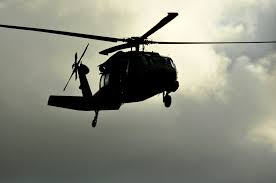
#> input picture pythonProject2/thresholding/images.jpeg, 276 x 183 px
$ python thresholding.py
#> lines starting #> are read from the running program, lines starting #| are printed output that depends on the picture; after the words box and inside, x2 and y2 are one past the last pixel; in counts of white or black regions, pixels touching at a corner belong together
#Giriş olarak verilen görüntüyü ikili görüntüye çevirmek için kullanılan bir yöntemdir.
# İkili görüntü (binary), görüntünün siyah ve beyaz olarak tanımlanmasıdır.
# Morfolojik operatörler gibi görüntü üzerindeki gürültüleri azaltmak veya nesne belirlemek gibi farklı amaçlar için kullanılır.
import cv2
import numpy as np
from matplotlib import pyplot as plt

img = cv2.imread("images.jpeg",0)
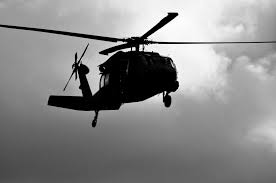
#> img: shape (183, 276); min 0, max 255, mean 136.9
ret,th1 = cv2.threshold(img,150,200,cv2.THRESH_BINARY)
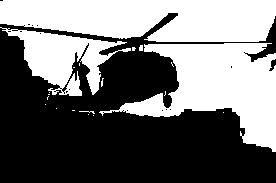
#> th1: shape (183, 276); values 0 (black) and 200 (white), 44.7% white; 20 white regions (16 under 20 px), largest, box (x1, y1, x2, y2) and area: (0, 0, 276, 42) 9746, (99, 43, 276, 152) 8895, (0, 27, 131, 96) 3819, (139, 45, 143, 51) 22
#THRESH_BINARY
#Kaynak olarak alınan görüntü üzerindeki piksel,esikDegeri olarak verilen değerden büyükse maksDeger olarak verilen parametre değerine atanır.
th2 = cv2.adaptiveThreshold(img,255,cv2.ADAPTIVE_THRESH_MEAN_C,cv2.THRESH_BINARY,21,2)
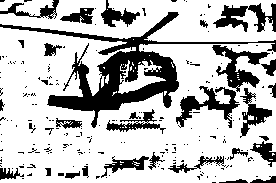
#> th2: shape (183, 276); 74.2% white; 207 black regions (175 under 20 px), largest, box (x1, y1, x2, y2) and area: (0, 12, 276, 128) 5417, (212, 45, 270, 92) 970, (176, 86, 240, 128) 927
th3 = cv2.adaptiveThreshold(img,255,cv2.ADAPTIVE_THRESH_GAUSSIAN_C,cv2.THRESH_BINARY,21,2)
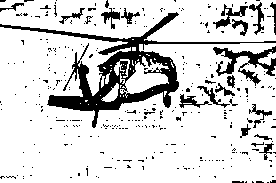
#> th3: shape (183, 276); 83.3% white; 324 black regions (300 under 20 px), largest, box (x1, y1, x2, y2) and area: (0, 12, 276, 128) 4717, (213, 46, 276, 86) 841, (213, 4, 248, 29) 250


cv2.imshow("img-th1",th1)
cv2.imshow("img-th2",th2)
cv2.imshow("img-th3",th3)


cv2.waitKey(0)
cv2.destroyAllWindows()
